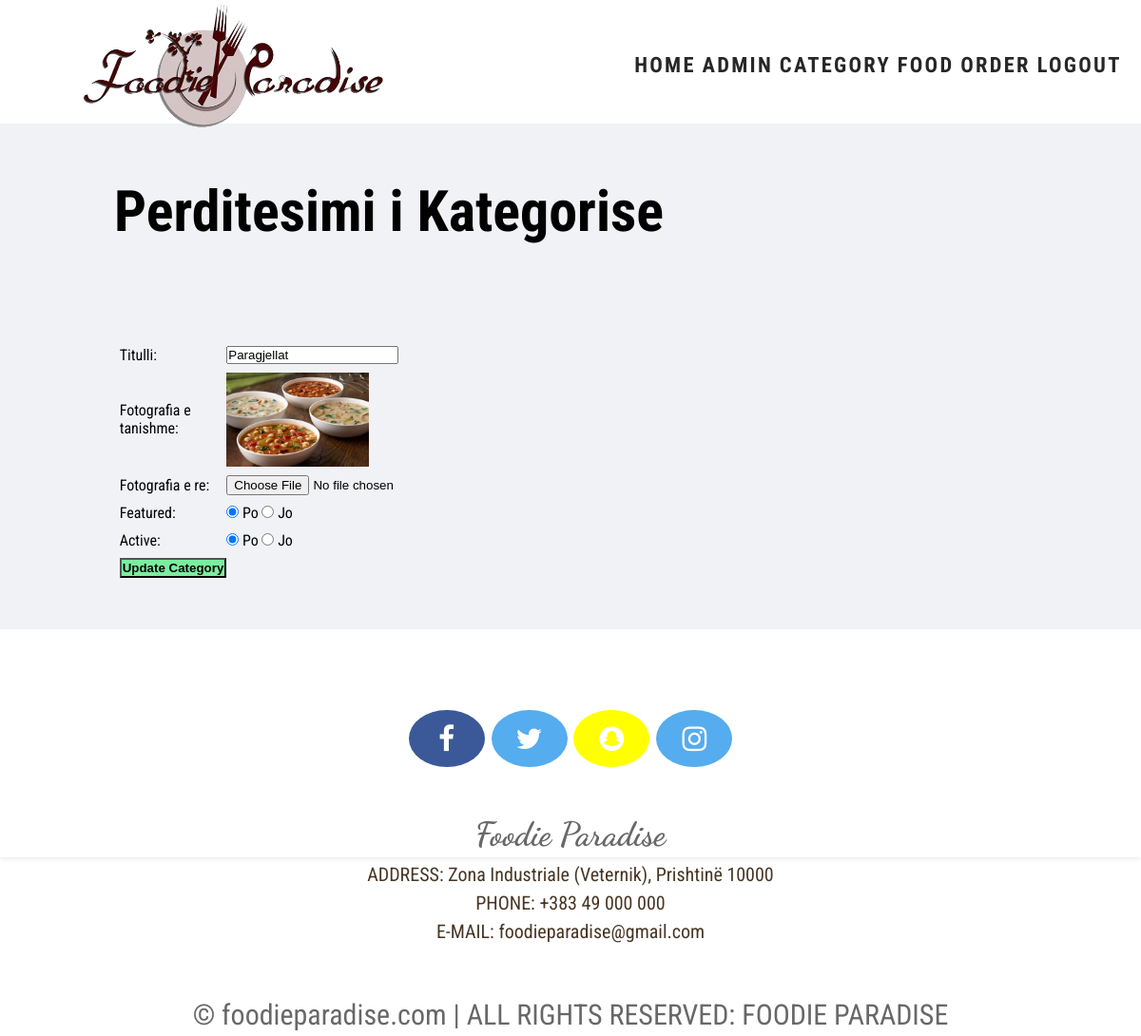
Screenshot of /admin/update-category.php?id=5 (signed in) with the database file from the repository.
### tables this page shows
CREATE TABLE `kategoria` (
  `id` int(10) UNSIGNED NOT NULL,
  `titulli` varchar(100) NOT NULL,
  `image_name` varchar(255) NOT NULL,
  `featured` varchar(10) NOT NULL,
  `active` varchar(10) NOT NULL
);

### admin/update-category.php (the view, shortened to what this page needs)
<?php include('partial/logo-part.php'); ?>
<div class="main-content">
    <div class="wrapper">
        <h1>Perditesimi i Kategorise</h1>
        <br><br>
        <?php
            if(isset($_GET['id']))
            {
                $id = $_GET['id'];
                $sql = "SELECT * FROM kategoria WHERE id=$id";
                $res = mysqli_query($conn, $sql);
                $count = mysqli_num_rows($res);
                if($count==1)
                {
                    $row = mysqli_fetch_assoc($res);
                    $titulli = $row['titulli'];
                    $current_image = $row['image_name'];
                    $featured = $row['featured'];
                    $active = $row['active'];
                }
                else
                {
                    $_SESSION['no-category-found'] = "<div class='error'>Category not Found.</div>";
                    header('location:'.SITEURL.'admin/manage-category.php');
                }
            }
            else
            {
                header('location:'.SITEURL.'admin/manage-category.php');
            }
        ?>
        <form action="" method="POST" enctype="multipart/form-data">
            <table class="tbl-30">
                <tr>
                    <td>Titulli: </td>
                    <td>
                        <input type="text" name="title" value="<?php echo $titulli; ?>">
                    </td>
                </tr>
                <tr>
                    <td>Fotografia e tanishme: </td>
                    <td>
                        <?php
                            if($current_image != "")
                            {
                                ?>
                                <img src="<?php echo SITEURL; ?>../image/category/<?php echo $current_image; ?>" width="150px">
                                <?php
                            }
                            else
                            {
                                echo "<div class='error'>Fotografia nuk eshte shtuar!</div>";
                            }
                        ?>
                    </td>
                </tr>
                <tr>
                    <td>Fotografia e re: </td>
                    <td>
                        <input type="file" name="image">
                    </td>
                </tr>
                <tr>
                    <td>Featured: </td>
                    <td>
                        <input <?php if($featured=="Po"){echo "checked";} ?> type="radio" name="featured" value="Po"> Po
                        <input <?php if($featured=="Jo"){echo "checked";} ?> type="radio" name="featured" value="Jo"> Jo
                    </td>
                </tr>
                <tr>
                    <td>Active: </td>
                    <td>
                        <input <?php if($active=="Po"){echo "checked";} ?> type="radio" name="active" value="Po"> Po
                        <input <?php if($active=="Jo"){echo "checked";} ?> type="radio" name="active" value="Jo"> Jo
                    </td>
                </tr>
                <tr>
                    <td>
                        <input type="submit" name="submit" value="Update Category" class="btn-secondary">
                    </td>
                </tr>
            </table>
        </form>
    </div>
</div>
<br><br>
<?php include('partial/footer.php'); ?>

### css/admin.css (style rules this page uses)
* { margin: 0; padding: 0; }
html, body { margin: 0; padding: 0; font-family: 'Roboto Condensed', sans-serif; font-size: 30px; line-height: 1.5; color:whbalckite; position:relative; background-image: url('https://img.wallpapersafari.com/desktop/1280/1024/11/41/T7ZjNl.jpg'); }
.wrapper { padding: 1%; width: 80%; margin: 0 auto; }
.tbl-30 { width: 30%; }
table tr td { padding: 1%; }
.btn-secondary { background-color: #7bed9f; padding: 1%; color: black; text-decoration: none; font-weight: bold; }
.main-content { background-color: #f1f2f6; padding: 3% 0; }

### rows the page displays
kategoria: title "Paragjellat", image_name (picture), featured "☑", active "☑"
